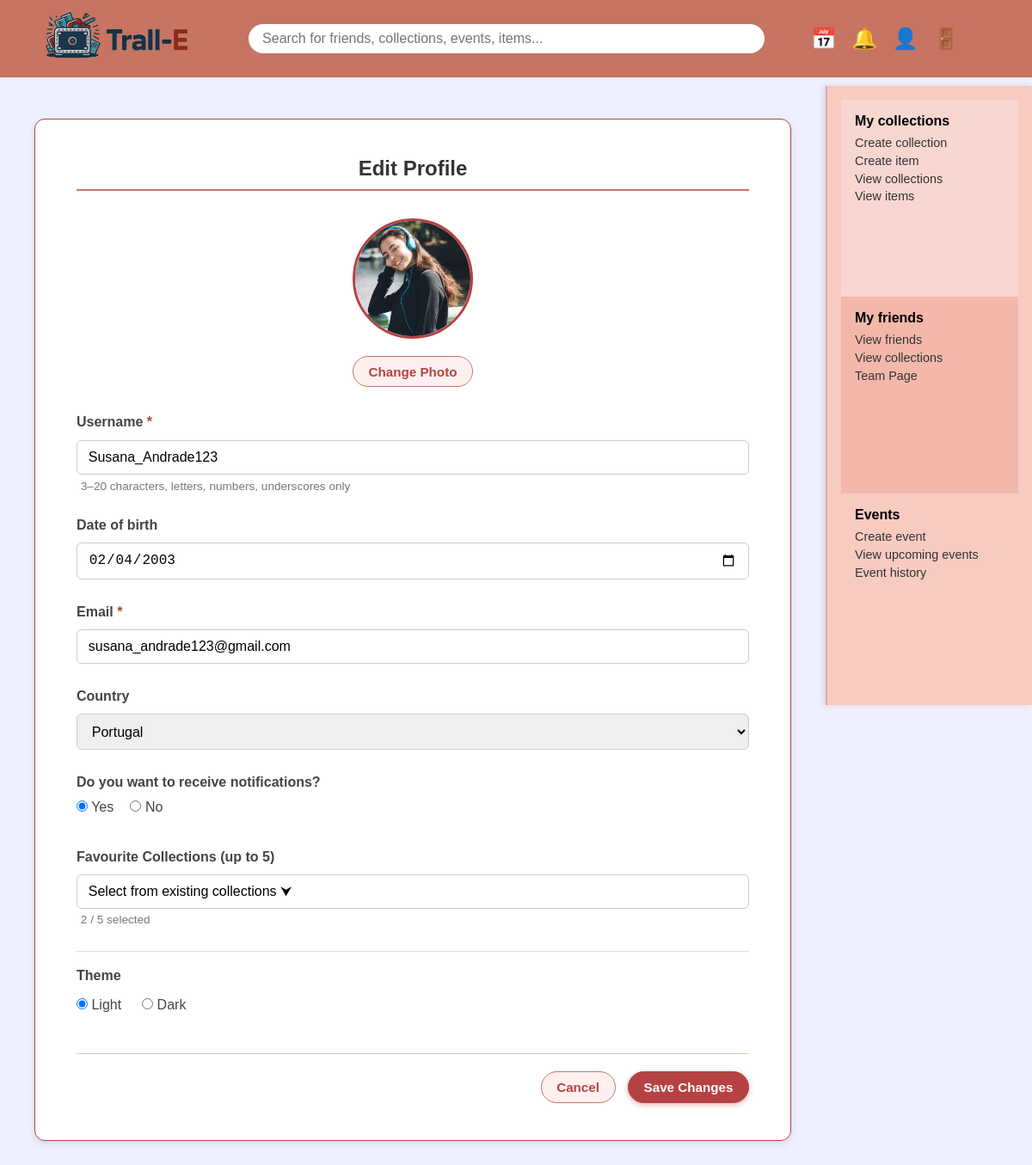
Page /public_html/editprofile.php (signed in) on the committed database.
### tables this page shows
CREATE TABLE `user` (
  `user_id` int(11) NOT NULL,
  `image_id` int(11) DEFAULT 11,
  `username` varchar(100) NOT NULL,
  `dob` date DEFAULT NULL,
  `email` varchar(120) DEFAULT NULL,
  `country` varchar(80) DEFAULT NULL,
  `password` text NOT NULL,
  `notify_enabled` tinyint(1) NOT NULL DEFAULT 1,
  `theme` enum('light','dark') NOT NULL DEFAULT 'light'
);

CREATE TABLE `image` (
  `image_id` int(11) NOT NULL,
  `url` varchar(255) NOT NULL
);

### public_html/editprofile.php (the view, shortened to what this page needs)
<?php
$currentUserId = (int)$_SESSION['user_id'];
require_once __DIR__ . '/db.php';
$sqlUser = "
    SELECT
        u.user_id,
        u.username,
        u.email,
        u.dob,
        u.country,
        u.image_id,
        u.theme,
        u.notify_enabled,
        img.url AS image_url
    FROM user u
    LEFT JOIN image img ON img.image_id = u.image_id
    WHERE u.user_id = ?
";
$stmtUser = $conn->prepare($sqlUser);
$stmtUser->bind_param("i", $currentUserId);
$stmtUser->execute();
$resultUser = $stmtUser->get_result();
$user = $resultUser->fetch_assoc();
$currentUsername = $user['username'] ?? "";
$currentEmail    = $user['email'] ?? "";
$currentDob      = $user['dob'] ?? "";
$currentCountry  = $user['country'] ?? "";
$currentTheme    = $user['theme'] ?? 'light';
if ($currentTheme !== 'dark') {
    $currentTheme = 'light';
}
$currentNotifyEnabled = isset($user['notify_enabled']) ? (int)$user['notify_enabled'] : 1;
$currentImageUrl = $user['image_url'] ?: 'images/placeholderuserpicture.png';
$userFavourites = [];
$sqlFav = "
    SELECT collection_id
    FROM favourite
    WHERE user_id = ?
";
$stmtFav = $conn->prepare($sqlFav);
$stmtFav->bind_param("i", $currentUserId);
$stmtFav->execute();
$resFav = $stmtFav->get_result();
while ($row = $resFav->fetch_assoc()) {
    $userFavourites[] = (int)$row['collection_id'];
}
$bodyThemeAttr = $currentTheme;
?>
<!DOCTYPE html>
<html lang="en">
<head>
    <link rel="stylesheet" href="editprofile.css">
    <link rel="stylesheet" href="calendar_popup.css" />
</head>
<body data-theme="<?php echo htmlspecialchars($bodyThemeAttr); ?>">
<header>
    <a href="homepage.php" class="logo">
        <img src="images/TrallE_2.png" alt="logo" />
    </a>
    <div class="search-bar">
        <form action="search.php" method="GET">
            <input type="text" name="q" placeholder="Search for friends, collections, events, items..." required>
        </form>
    </div>
    <div class="icons">
        <?php include __DIR__ . '/calendar_popup.php'; ?>
        <?php include __DIR__ . '/notifications_popup.php'; ?>
        <a href="userpage.php" class="icon-btn" aria-label="Perfil">👤</a>
        <button class="icon-btn" id="logout-btn" aria-label="Logout">🚪</button>
    </div>
</header>
<main class="edit-profile-wrapper">
    <section class="edit-profile-page">
        <h2>Edit Profile</h2>
        <form id="editProfileForm" method="post" enctype="multipart/form-data" novalidate>
            <div class="photo-section">
                <img id="profilePreview" src="<?php echo htmlspecialchars($currentImageUrl); ?>" alt="User photo" />
                <div class="photo-actions">
                    <label for="profilePhoto" class="btn-secondary small-btn">Change Photo</label>
                </div>
            </div>
            <div class="form-group">
                <label for="username">Username <span class="required">*</span></label>
                <input
                    type="text"
                    id="username"
                    name="username"
                    value="<?php echo htmlspecialchars($currentUsername); ?>"
                    required
                >
                <small class="input-hint input-hint--indented">
                    3–20 characters, letters, numbers, underscores only
                </small>
            </div>
            <div class="form-group">
                <label for="dob">Date of birth</label>
                <input
                    type="date"
                    id="dob"
                    name="dob"
                    value="<?php echo $currentDob ? htmlspecialchars($currentDob) : ''; ?>"
                >
            </div>
            <div class="form-group">
                <label for="email">Email <span class="required">*</span></label>
                <input
                    type="email"
                    id="email"
                    name="email"
                    value="<?php echo htmlspecialchars($currentEmail); ?>"
                    required
                >
            </div>
            <div class="form-group">
                <label for="country">Country</label>
                <select id="country" name="country">
                    <?php
                    $countries = [
                        "Portugal", "Spain", "France", "Germany", "Italy",
                        "United Kingdom", "United States", "Brazil"
                    ];
                    foreach ($countries as $country):
                        $selected = ($currentCountry === $country) ? 'selected' : '';
                        ?>
                        <option value="<?php echo htmlspecialchars($country); ?>" <?php echo $selected; ?>>
                            <?php echo htmlspecialchars($country); ?>
                        </option>
                    <?php endforeach; ?>
                </select>
            </div>
            <div class="form-group">
                <label>Do you want to receive notifications?</label>
                <div class="radio-group">
                    <label>
                        <input
                            type="radio"
                            name="notify"
                            value="yes"
                            <?php echo $currentNotifyEnabled ? 'checked' : ''; ?>
                        >
                        Yes
                    </label>
                    <label>
                        <input
                            type="radio"
                            name="notify"
                            value="no"
                            <?php echo !$currentNotifyEnabled ? 'checked' : ''; ?>
                        >
                        No
                    </label>
                </div>
            </div>
            <div class="form-group">
                <label>Favourite Collections (up to 5)</label>
                <div class="custom-multiselect">
                    <button type="button" id="dropdownBtn">Select from existing collections ⮟</button>
                </div>
                <small id="collectionCounter" class="input-hint input-hint--indented">
                    <?php echo count($userFavourites); ?> / 5 selected
                </small>
            </div>
            <div class="form-group theme-group">
                <label>Theme</label>
                <div class="theme-options">
                    <label>
                        <input
                            type="radio"
                            name="theme"
                            value="light"
                            <?php echo ($currentTheme === 'light') ? 'checked' : ''; ?>
                        >
                        Light
                    </label>
                    <label>
                        <input
                            type="radio"
                            name="theme"
                            value="dark"
                            <?php echo ($currentTheme === 'dark') ? 'checked' : ''; ?>
                        >
                        Dark
                    </label>
                </div>
            </div>
            <div class="form-actions">
                <a href="userpage.php" class="btn-secondary">Cancel</a>
                <button type="submit" class="btn-primary">Save Changes</button>
            </div>
        </form>
    </section>
</main>
<aside class="sidebar">
    <div class="sidebar-section collections-section">
        <h3>My collections</h3>
        <p><a href="collectioncreation.php">Create collection</a></p>
        <p><a href="itemcreation.php">Create item</a></p>
        <p><a href="mycollectionspage.php">View collections</a></p>
        <p><a href="myitems.php">View items</a></p>
    </div>
    <div class="sidebar-section friends-section">
        <h3>My friends</h3>
        <p><a href="userfriendspage.php">View friends</a></p>
        <p><a href="allfriendscollectionspage.php">View collections</a></p>
        <p><a href="teampage.php">Team Page</a></p>
    </div>
    <div class="sidebar-section events-section">
        <h3>Events</h3>
        <p><a href="createevent.php">Create event</a></p>
        <p><a href="upcomingevents.php">View upcoming events</a></p>
        <p><a href="eventhistory.php">Event history</a></p>
    </div>
</aside>
</body>
</html>

### public_html/editprofile.css (style rules this page uses)
.edit-profile-wrapper { display: flex; justify-content: center; margin-right: 240px; padding: 2rem 1rem 4rem; background: #eef0ff; }
.edit-profile-page { background: #fff; border: 1.5px solid #b54242; border-radius: 12px; padding: 2.7rem 3rem; box-shadow: 0 3px 10px rgba(0, 0, 0, 0.1); max-width: 880px; width: 100%; margin-top: calc(90px + 1rem); margin-bottom: 3rem; }
.edit-profile-page h2 { text-align: center; color: #333; border-bottom: 2px solid #c77462; padding-bottom: 0.6rem; margin-bottom: 2rem; font-size: 1.5rem; }
.photo-section { text-align: center; margin-bottom: 2rem; }
.photo-section img { width: 140px; height: 140px; border-radius: 50%; object-fit: cover; border: 3px solid #b54242; }
.photo-actions { margin-top: 1rem; }
.small-btn { font-size: 0.9rem; padding: 0.4rem 0.8rem; border-radius: 6px; cursor: pointer; background: #e8e8e8; color: #333; }
.form-group { display: flex; flex-direction: column; margin-bottom: 1.8rem; }
.form-group label { font-weight: 700; color: #444; margin-bottom: 0.7rem; }
.required { color: #b54242; }
input[type="text"], input[type="email"], input[type="date"], select { padding: 0.65rem 0.8rem; border: 1px solid #ccc; border-radius: 6px; font-size: 1rem; width: 100%; box-sizing: border-box; }
.input-hint { font-size: 0.85rem; color: #777; margin-top: 0.35rem; }
.input-hint--indented { margin-left: 0.3rem; }
.radio-group { display: flex; gap: 1.2rem; flex-wrap: wrap; }
.radio-group label { font-weight: 500; }
.custom-multiselect { position: relative; display: inline-block; width: 100%; }
#dropdownBtn { width: 100%; text-align: left; padding: 0.6rem 0.8rem; border: 1px solid #ccc; border-radius: 6px; background: #fff; cursor: pointer; font-size: 1rem; }
.theme-group { padding-top: 1.2rem; border-top: 1px solid #ddd; }
.theme-options { display: flex; gap: 1.5rem; margin-top: 0.3rem; }
.theme-options label { font-weight: 500; }
.btn-primary, .btn-secondary, .small-btn { display: inline-flex; align-items: center; justify-content: center; gap: 0.35rem; padding: 0.55rem 1.1rem; border-radius: 999px; font-size: 0.95rem; font-weight: 600; border: 1.5px solid transparent; cursor: pointer; text-decoration: none; transition: background-color 0.2s ease, color 0.2s ease, border-color 0.2s ease, box-shadow 0.15s ease, transform 0.1s ease; }
.btn-primary { background-color: #b54242; color: #fff; border-color: #b54242; box-shadow: 0 2px 6px rgba(181, 66, 66, 0.4); }
.btn-secondary { background-color: #fff0f0; color: #b54242; border-color: #c77462; }
.form-actions { margin-top: 2.2rem; padding-top: 1.3rem; border-top: 1px solid #f3c4b2; display: flex; justify-content: flex-end; gap: 0.9rem; }
.collections-section { background-color: #f9d7d1; }
.friends-section { background-color: #f3b8aa; }
.events-section { background-color: transparent; }
header .search-bar input[type="text"] { border-radius: 20px; border: none; padding: 0.5rem 1rem; }

### rows in the picture
user: image.url (picture), username "Susana_Andrade123", dob "02/04/2003", email "susana_andrade123@gmail.com", notify_enabled "☑ Yes", notify_enabled "☐ No", theme "☑ Light", theme "☐ Dark"

### other values in the picture
count($userFavourites) "2"
form field country "Portugal"
